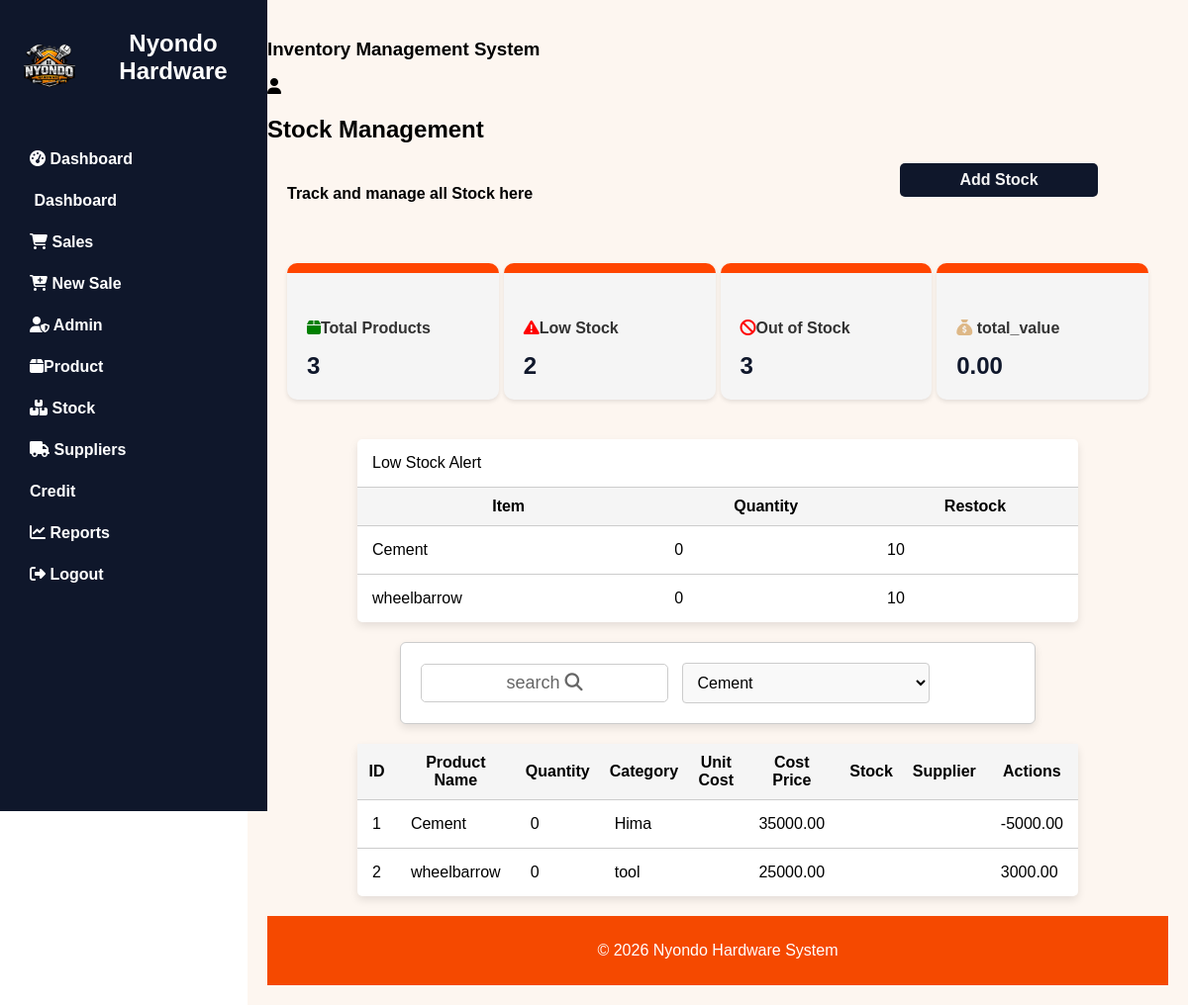
Page /stock/ on the earlier database version.
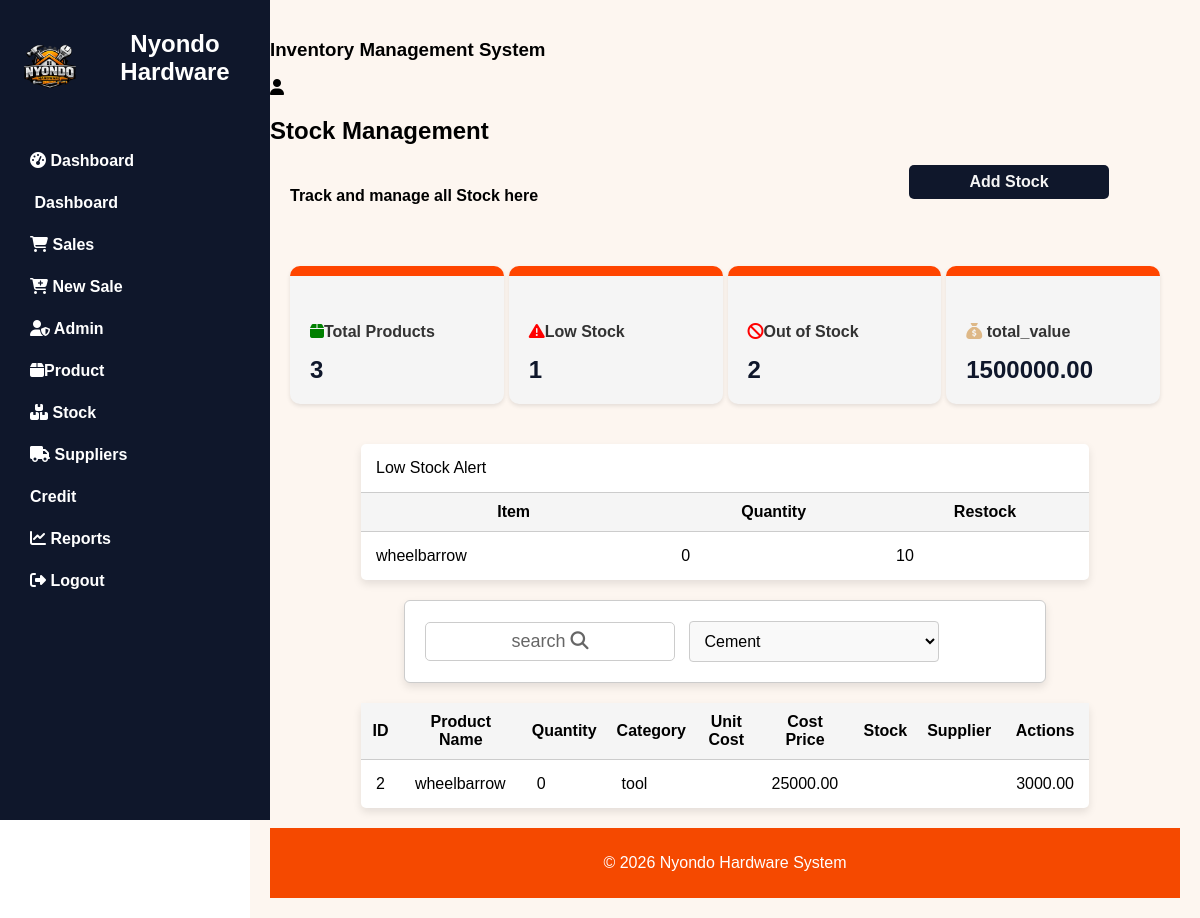
Same page on the later database version.
### nyondoapp/models.py (models this page shows, shortened)
class Product(models.Model):
    name = models.TextField()
    description = models.TextField()
    specification = models.TextField()
    stock_quantity = models.PositiveIntegerField(default=0)
    type = models.CharField(max_length=50, blank=True, null=True)
    cost_price = models.DecimalField(max_digits=50, decimal_places=2)
    unit_price = models.DecimalField(max_digits=10, decimal_places=2)
    profit_margin = models.DecimalField(max_digits=10, decimal_places=2, editable=False)
    entered_by = models.ForeignKey(User, on_delete=models.SET_NULL, null=True) # foreign key means this feild creates a many to one relationship eg many products can belong to one supplier
    reorder_level = models.PositiveIntegerField(default=10)

### nyondoapp/views.py (the view)
# urls.py: path('stock/', views.stockPage, name='stock'),
def stockPage(request):
    products = Product.objects.all()
    total_products = products.count()
    low_stock_items = products.filter(stock_quantity__lt=F('reorder_level'))
    low_stock_count = low_stock_items.count()
    out_of_stock_count = products.filter(stock_quantity=0).count()
    total_value = 0
    for product in products:
        total_value += (product.stock_quantity * product.cost_price)
    context = {
        "total_products": total_products,
        "low_stock": low_stock_count,
        "out_of_stock": out_of_stock_count,
        "total_value": total_value,
        "low_stock_items": low_stock_items,
        "products": products,
    }
    return render(request, 'stock.html', context)

### nyondoapp/templates/stock.html (shortened to what this page needs)
{% extends 'base.html' %}
{% block content %}
<h2>Stock Management</h2>
<div class="actions">
<h4>Track and manage all Stock here</h4>
<a href="{% url 'add_stock' %}"><button type="submit">Add Stock</button></a>
</div>
  <div class="cards">
    <div class="card products">
      <h5><i class="fas fa-box" style="color: green"></i>Total Products</h5>
      <p class="card-text">{{total_products}}</p>
    </div>
    <div class="card low_stock">
      <h5>
        <i class="fas fa-triangle-exclamation" style="color: red"></i>Low Stock
      </h5>
      <p class="card-text">{{low_stock}}</p>
    </div>
    <div class="card out_of_stock">
      <h5>
        <i class="fas fa-ban text-danger" style="color: red"></i>Out of Stock
      </h5>
      <p class="card-text">{{out_of_stock}}</p>
    </div>
    <div class="card total_value">
      <h5>
        <i class="fas fa-sack-dollar" style="color: burlywood"></i> total_value
      </h5>
      <p class="card-text">{{total_value}}</p>
    </div>
  </div>
  <div class="low">
    <table>
      <tr>
        <td colspan="3">Low Stock Alert</td>
      </tr>
      <tr>
         <th>Item</th>
         <th>Quantity</th>
         <th>Restock</th>
      </tr>
       {% for product in low_stock_items %}
      <tr>
        <td>{{product.name}}</td>
        <td>{{product.stock_quantity}}</td>
        <td>{{product.reorder_level}}</td>
      </tr>
      {% empty %}
      <tr>
        <td colspan="3">All items are sufficiently stocked</td>
      </tr>
      {% endfor %}
    </table>
  </div>
  <div class="search">
    <div class="card">
      <button type="submit" class="btn">search <i class="fas fa-search"></i></button>
      <select name="category" id="category">
        {% for product in products %}
        <option value="{{ product.id }}">{{ product.name }}</option>
        {% endfor %}
      </select>
    </div>
  </div>
  <div class="products">
    <table>
      <tr>
        <th>ID</th>
        <th>Product Name</th>
        <th>Quantity</th>
        <th>Category</th>
        <th>Unit Cost</th>
        <th>Cost Price</th>
        <th>Stock</th>
        <th>Supplier</th>
        <th>Actions</th>
      </tr>
     {% for product in low_stock_items %}
      <tr>
        <td>{{product.id}}</td>
        <td>{{product.name}}</td>
        <td>{{product.stock_quantity}}</td>
        <td>{{product.type}}</td>
        <td>{{product.unit_cost}}</td>
        <td>{{product.cost_price}}</td>
        <td>{{product.stock}}</td>
        <td>{{product.supplier}}</td>
        <td>{{product.profit_margin}}</td>
      </tr>
      {% endfor %}
    </table>
  </div>
{% endblock %}

Differences in the rows shown:
no longer on this page (row edited): Product: name "Cement", stock_quantity "0", reorder_level "10", id "1", type "Hima", cost_price "35000.00", profit_margin "-5000.00"
Other differences:
{{ low_stock }}: "2" → "1"
{{ out_of_stock }}: "3" → "2"
{{ total_value }}: "0.00" → "1500000.00"
